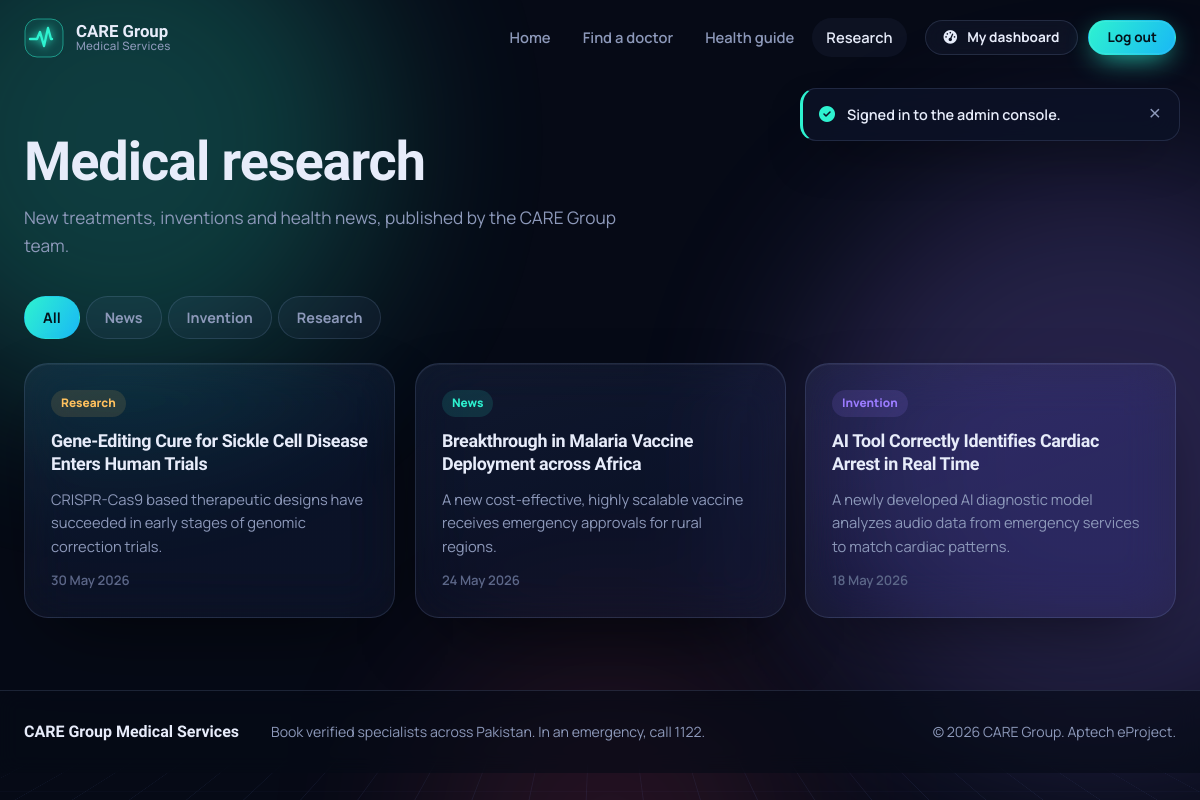
The app's page /news.php (signed in) with its own data.
### tables this page shows
CREATE TABLE IF NOT EXISTS medical_news (
    id INT AUTO_INCREMENT PRIMARY KEY,
    title VARCHAR(255) NOT NULL,
    summary TEXT NOT NULL,
    content TEXT NOT NULL,
    category ENUM('Invention', 'News', 'Research') NOT NULL,
    published_date DATE NOT NULL,
    author VARCHAR(100) NOT NULL DEFAULT 'CARE Group Editor'
);

### includes/functions.php (called while the page is built, shortened)
<?php
function h($value): string
{
    return htmlspecialchars((string) ($value ?? ''), ENT_QUOTES, 'UTF-8');
}

### news.php (the view, shortened to what this page needs)
<?php
require_once 'db.php';
$category = $_GET['category'] ?? '';
$allowed  = ['News', 'Invention', 'Research'];
if (!in_array($category, $allowed, true)) {
    $category = '';
}
$article = null;
$articles = [];
try {
    if (!$article) {
        if ($category !== '') {
            $stmt = $pdo->prepare('SELECT * FROM medical_news WHERE category = ? ORDER BY published_date DESC');
            $stmt->execute([$category]);
        } else {
            $stmt = $pdo->query('SELECT * FROM medical_news ORDER BY published_date DESC');
        }
        $articles = $stmt->fetchAll();
    }
} catch (PDOException $e) {
    error_log('News query failed: ' . $e->getMessage());
}
include 'includes/header.php';
?>
<?php if ($article): ?>
    <article class="article">
        <a class="console__back" href="news.php"><i class="fa-solid fa-arrow-left" aria-hidden="true"></i> All articles</a>
        <header class="enter">
            <span class="tag tag--<?php echo h(strtolower($article['category'])); ?>"><?php echo h($article['category']); ?></span>
            <h1><?php echo h($article['title']); ?></h1>
            <p class="article__meta">
                By <?php echo h($article['author']); ?>, <time datetime="<?php echo h($article['published_date']); ?>"><?php echo h(date('j F Y', strtotime($article['published_date']))); ?></time>
            </p>
            <p class="article__summary"><?php echo h($article['summary']); ?></p>
        </header>
        <div class="article__body glass" data-reveal>
            <?php foreach (preg_split('/\n\s*\n/', trim($article['content'])) as $para): ?>
                <p><?php echo nl2br(h($para)); ?></p>
            <?php endforeach; ?>
        </div>
    </article>
<?php else: ?>
    <section class="page-head">
        <h1 class="enter">Medical research</h1>
        <p class="page-head__lede">New treatments, inventions and health news, published by the CARE Group team.</p>
    </section>
    <section class="section section--tight">
        <nav class="tabs" aria-label="Filter by category">
            <a href="news.php"<?php echo $category === '' ? ' aria-current="page"' : ''; ?>>All</a>
            <?php foreach ($allowed as $cat): ?>
                <a href="news.php?category=<?php echo $cat; ?>"<?php echo $category === $cat ? ' aria-current="page"' : ''; ?>><?php echo $cat; ?></a>
            <?php endforeach; ?>
        </nav>
        <div class="news-grid">
            <?php foreach ($articles as $n): ?>
                <a class="news-card glass" href="news.php?id=<?php echo (int) $n['id']; ?>" data-tilt="6" data-reveal>
                    <span class="tag tag--<?php echo h(strtolower($n['category'])); ?>" data-depth><?php echo h($n['category']); ?></span>
                    <h2><?php echo h($n['title']); ?></h2>
                    <p><?php echo h($n['summary']); ?></p>
                    <time datetime="<?php echo h($n['published_date']); ?>"><?php echo h(date('j M Y', strtotime($n['published_date']))); ?></time>
                </a>
            <?php endforeach; ?>
        </div>
    </section>
<?php endif; ?>
<?php include 'includes/footer.php'; ?>

### assets/css/theme.css (style rules this page uses)
:root { --ink-950: #060A16; --ink-900: #0A1022; --ink-800: #111A33; --ink-700: #1B2647; --text: #E7ECFA; --muted: #8D99BA; --faint: #5C6788; --pulse: #2EF2D0; --pulse-2: #19B8F5; --plasma: #9B7CFF; --plasma-2:#D36BFF; --vital: #FF4F7B; --amber: #FFC15E; --accent: var(--pulse); --accent-2:var(--pulse-2); --glass: rgba(140, 165, 255, 0.055); --glass-strong: rgba(140, 165, 255, 0.09); --glass-line: rgba(170, 195, 255, 0.14); --font-display: 'Unbounded', 'Segoe UI', system-ui, sans-serif; --font-body: 'Manrope', 'Segoe UI', system-ui, sans-serif; --r-lg: 28px; --r-md: 16px; --r-sm: 10px; --ease-out: cubic-bezier(.16, 1, .3, 1); --nav-h: 76px; }
*, *::before, *::after { box-sizing: border-box; }
html { scroll-behavior: smooth; -webkit-text-size-adjust: 100%; }
body { margin: 0; min-height: 100vh; background: var(--ink-950); color: var(--text); font-family: var(--font-body); font-size: 1rem; line-height: 1.6; -webkit-font-smoothing: antialiased; overflow-x: hidden; }
a { color: var(--accent); text-decoration: none; }
h1, h2, h3, h4 { font-family: var(--font-display); line-height: 1.12; letter-spacing: -0.02em; margin: 0 0 .5em; font-weight: 700; }
p { margin: 0 0 1em; }
.glass { background: linear-gradient(160deg, var(--glass-strong), var(--glass) 60%); border: 1px solid var(--glass-line); border-radius: var(--r-lg); backdrop-filter: blur(24px) saturate(140%); -webkit-backdrop-filter: blur(24px) saturate(140%); box-shadow: 0 30px 80px -30px rgba(0, 0, 0, .7), 0 1px 0 rgba(255,255,255,.06) inset; }
[data-tilt] { transform: perspective(1100px) rotateX(var(--rx, 0deg)) rotateY(var(--ry, 0deg)); transform-style: preserve-3d; transition: transform .5s var(--ease-out); will-change: transform; }
[data-tilt]::after { content: ''; position: absolute; inset: 0; border-radius: inherit; pointer-events: none; background: radial-gradient(420px circle at var(--gx, 50%) var(--gy, 0%), rgba(255,255,255,.09), transparent 45%); opacity: 0; transition: opacity .3s; }
[data-depth] { transform: translateZ(var(--depth, 30px)); }
[data-reveal] { opacity: 0; transform: translateY(28px); transition: opacity .8s var(--ease-out), transform .8s var(--ease-out); }
[data-reveal].is-visible { opacity: 1; transform: none; }

### assets/css/pages.css (style rules this page uses)
.section { max-width: 1240px; margin: 0 auto; padding: 72px 24px 0; }
.section--tight { padding-top: 8px; }
.page-head { max-width: 1240px; margin: 0 auto; padding: calc(var(--nav-h) + 56px) 24px 28px; }
.page-head h1 { font-size: clamp(2.2rem, 4.5vw, 3.6rem); font-weight: 800; margin-bottom: 12px; }
.page-head__lede { color: var(--muted); font-size: 1.08rem; max-width: 60ch; margin: 0; }
.news-item time, .news-card time { color: var(--faint); font-size: .82rem; font-weight: 600; }
.tag { align-self: flex-start; padding: 4px 10px; border-radius: 999px; font-size: .74rem; font-weight: 800; color: var(--pulse); background: color-mix(in srgb, var(--pulse) 12%, transparent); }
.tag--invention { color: var(--plasma); background: color-mix(in srgb, var(--plasma) 14%, transparent); }
.tag--research { color: var(--amber); background: color-mix(in srgb, var(--amber) 12%, transparent); }
.tabs { display: flex; gap: 6px; flex-wrap: wrap; margin-bottom: 24px; }
.tabs a { padding: 9px 18px; border-radius: 999px; font-weight: 700; font-size: .9rem; color: var(--muted); background: var(--glass); border: 1px solid var(--glass-line); }
.tabs a[aria-current="page"] { color: #03121A; background: linear-gradient(120deg, var(--pulse), var(--pulse-2)); border-color: transparent; }
.news-grid { display: grid; grid-template-columns: repeat(3, 1fr); gap: 20px; }
.news-card { position: relative; display: flex; flex-direction: column; gap: 12px; padding: 26px; border-radius: 24px; color: var(--text); }
.news-card h2 { font-size: 1.12rem; line-height: 1.3; margin: 0; }
.news-card p { color: var(--muted); font-size: .92rem; margin: 0; flex: 1; }

### records on screen
medical_news: category "Research", title "Gene-Editing Cure for Sickle Cell Disease Enters Human Trials", summary "CRISPR-Cas9 based therapeutic designs have succeeded in early stages of genomic correction trials.", published_date "30 May 2026"
medical_news: category "News", title "Breakthrough in Malaria Vaccine Deployment across Africa", summary "A new cost-effective, highly scalable vaccine receives emergency approvals for rural regions.", published_date "24 May 2026"
medical_news: category "Invention", title "AI Tool Correctly Identifies Cardiac Arrest in Real Time", summary "A newly developed AI diagnostic model analyzes audio data from emergency services to match cardiac patterns.", published_date "18 May 2026"

### other values on screen
$label "Home Find a doctor Health guide Research"
$t['message'] "Signed in to the admin console."
$cat "News"
$cat "Invention"
$cat "Research"
